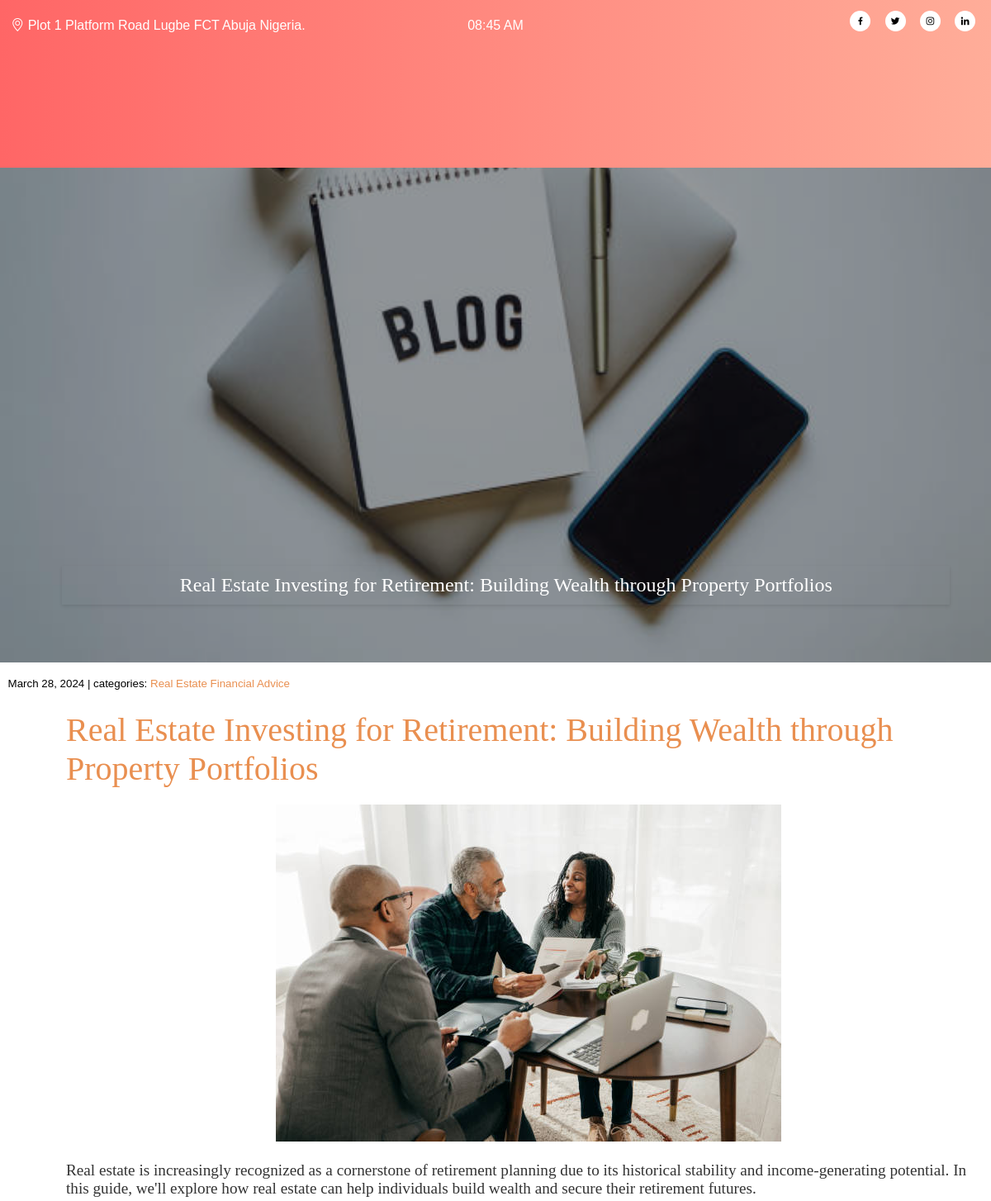
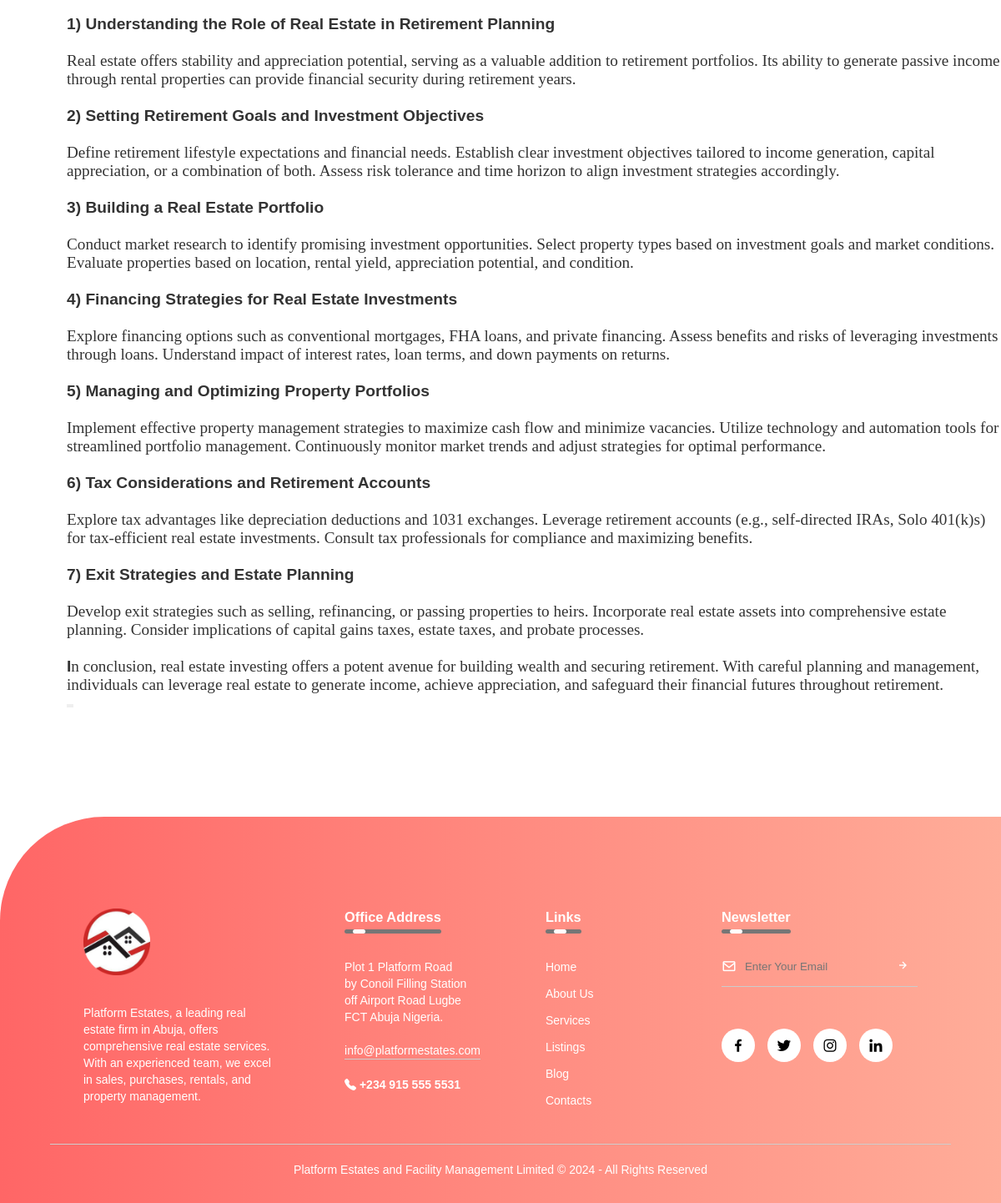
/post/5/, run on the app's committed database (2 pictures, top to bottom).
### estates/models.py (models this page shows, shortened)
class Post(models.Model):
    title = models.CharField(max_length = 300)
    body = models.TextField()
    image = models.ImageField(upload_to = 'media/', null = True, blank = True)
    image_1 = models.ImageField(upload_to='media/', null = True, blank = True)
    date_created = models.DateTimeField(auto_now_add = True)
    categories = models.ManyToManyField('Category', related_name = 'posts')

class Category(models.Model):
    name = models.CharField(max_length = 50)
    class Meta:
        verbose_name_plural = 'Categories'

### estates/views.py (the view, shortened to what this page needs)
# urls.py: path('post/<int:pk>/', views.blog_detail, name = 'blog_detail'),
def blog_detail(request, pk):
    current_datetime = datetime.now()
    post = Post.objects.get(pk=pk)
    newsletter = NewsletterForm()
    form = CommentForm()
    comments = Comment.objects.filter(post=post)
    context = {
            'post': post,
            'comments': comments,
            'date': current_datetime,
            'newsletter': newsletter,
            }
    return render(request, 'pages/blog_detail.html', context)

### estates/forms.py
class NewsletterForm(forms.ModelForm):
    class Meta:
        model = Newsletter
        fields = ['email']

### estates/templates/pages/blog_detail.html (shortened to what this page needs)
{% load static %}
<!DOCTYPE html>
<html>
    <head>
        <link rel = 'stylesheet' href='https://unpkg.com/boxicons@2.1.4/css/boxicons.min.css'>
        <link rel = 'stylesheet' href='https://cdn.jsdelivr.net/npm/bootstrap-icons@1.11.3/font/bootstrap-icons.min.css'>
        <link rel = 'stylesheet' href ='{% static 'head_foot.css' %}'>
        <link rel = 'stylesheet' href  ='{% static 'blog.css' %}'>
    </head>
    <body>
        <div class = 'container'>
            <div class = 'pre_head'>
                <p> <span class = 'address'> <i class="bi bi-geo-alt"></i> Plot 1 Platform Road Lugbe FCT Abuja Nigeria.</span>
                    <span class = 'date'> {{ date|date:'H:i A' }} </span>
                    <span class = 'profile_links'>
                    <a href = 'https://www.facebook.com/profile.php?id=100089944118473'><i class='bx bxl-facebook'></i></a>
		            <a href = 'https://twitter.com/Platformestate3'><i class='bx bxl-twitter'></i></a>
		            <a href = 'https://www.instagram.com/platformestate/'><i class='bx bxl-instagram'></i></a>
		            <a href = 'https://ng.linkedin.com/in/platform-estates-bb3751263'><i class='bx bxl-linkedin'></i></a>
                    </span>
                </p>
            </div>
    <header>
	    <div class="logo">
            <a href='/'><img src="{% static 'platform_logo (2).png' %}" alt="Platform Logo" class = 'logo'></a>
        </div>
	    <nav>
		    <ul>
			    <li><a href = '/' class = 'active'> Home </a></li>
			    <li><a href = '{% url 'about_us' %}'> About Us </a></li>
			    <li><a href = '{% url 'services' %}'> Services </a></li>
			    <li><a href = '{% url 'listings' %}'> Listings </a></li>
			    <li><a href = '{% url 'blog' %}'> Blog </a></li>
			    <li><a href = '{% url 'contact' %}'> Contacts </a></li>
		    </ul>
	    </nav>
        <div class = 'quote'><p> {{ post.title }} </p></div>
    </header>
        <div class = 'small'><small>
            {{ post.date_created.date }} | categories:
            {% for category in post.categories.all %}
                <a href = '{% url 'blog_category' category.name %}'> {{ category.name }} </a>
            {% endfor %}
        </small></div>
        <div class = 'blog_content'>
            <h3> {{ post.title }} </h3>
            <div class = 'image'>
                <div class = 'img'>
                    {% if post.image %}
                        <img src="{{post.image.url}}" alt="{{ post.title }}"/>
                    {% endif %}
                </div>
            </div>
            <p> {{post.body | safe }} </p>
        </div>
    <footer>
        <div class = 'row'>
            <div class = 'col'>
                <img src = '{% static 'platform_logo.PNG' %}' alt = 'Logo' class = 'logo'>
                <p> Platform Estates, a leading real estate firm in Abuja, offers comprehensive real estate services. With an experienced team, we excel in sales, purchases, rentals, and property management.</p>
            </div>
            <div class = 'col'>
                <h3> Office Address <div class = 'underline'><span></span></div></h3>
                <p> Plot 1 Platform Road </p>
                <p> by Conoil Filling Station off Airport Road Lugbe  </p>
                <p> FCT Abuja Nigeria. </p>
                <p class = 'email_id'> info@platformestates.com </p>
                <h4><i class = "bi bi-telephone-fill"></i> +234 915 555 5531 </h4>
            </div>
            <div class = 'col'>
                <h3> Links <div class = 'underline'><span></span></div></h3>
                <ul>
                   <li><a href = '/'> Home </a></li>
                   <li><a href = '{% url 'about_us' %}'> About Us </a></li>
                   <li><a href = '{% url 'services' %}'> Services </a></li>
                   <li><a href = '{% url 'listings' %}'> Listings </a></li>
                   <li><a href = '{% url 'blog' %}'> Blog </a></li>
                   <li><a href = '{% url 'contact' %}'> Contacts </a></li>
                </ul>
            </div>
            <div class = 'col'>
                <h3> Newsletter <div class = 'underline'><span></span></div></h3>
                <form action="" method="post">
                    <i class='bx bx-envelope'></i>
                    <input type='email' name='email' maxlength='254' required id='id_email' placeholder = 'Enter Your Email'>
                    <button type = 'submit'> <i class='bx bx-right-arrow-alt'></i> </button>
                </form>
                <div class = 'social_icons'>
                    <a href = 'https://www.facebook.com/profile.php?id=100089944118473'><i class='bx bxl-facebook'></i></a>
                    <a href = 'https://twitter.com/Platformestate3'><i class='bx bxl-twitter'></i></a>
                    <a href = 'https://www.instagram.com/platformestate/'><i class='bx bxl-instagram'></i></a>
                    <a href = 'https://ng.linkedin.com/in/platform-estates-bb3751263'><i class='bx bxl-linkedin'></i></a>
                 </div>
            </div>
        </div>
        <hr/>
            <p class = 'copyright'> Platform Estates and Facility Management Limited &copy; {{ date|date:'Y' }} - All Rights Reserved </p>
    </footer>
    </body>
</html>

### estates/static/head_foot.css (style rules this page uses)
* { margin: 0; padding: 0; box-sizing: border-box; font-family: 'poppins', sans-serif; }
.pre_head { position: absolute; top: 0; left: 0; height: 7%; width: 100%; z-index: 2; background: linear-gradient(to right,#ff6666, #ffad99); color: #fff; font-size: 1em; font-family: 'Montserrat', sans-serif; }
.pre_head p { padding-top: 1.1%; text-align: center; position: relative; }
.pre_head .address { position: absolute; left: 0; padding-left: 0.5%; padding-top: 0.7%; transform: translateX(2%) }
.pre_head .date { display: inline-block; padding-top: 0.7%; }
.pre_head .profile_links { position: absolute; right: 0; padding-right: 0.5%; }
.profile_links i { width: 25px; height: 25px; border-radius: 50%; text-align: center; line-height: 25px; font-size: .8em; color: #000; background: #fff; margin-right: 1em; cursor: pointer; }
header { height: 100vh; position: relative; width: 100%; }
header::before { content: ''; position: absolute; top: 0; left: 0; width: 100%; height: 100vh; background-color: rgba(0, 0, 0, 0.4); }
header .logo { width: 40%; max-width: 50%; position: absolute; top: 2.8em; left: 2%; height: auto; cursor: pointer; }
nav { background: transparent; width: 100%; position: absolute; top: 12%; }
nav ul li { display: inline-block; line-height: 5em; margin: 0 0.3em; }
nav ul { float: right; margin-right: 3.3em; }
nav ul li a { color: #fff; text-decoration: none; font-weight: bold; font-size: 1.25em; padding: 0.6em 1em; border: 3px solid transparent; transition: .2s; cursor: pointer; }
nav ul li a:hover, nav ul li a.active { border-bottom-color: #FFAD99; }
header .quote { position: absolute; bottom: 4.4em; right: 3.1em; padding: 0.6em; background: transparent; box-shadow: 0 0.125em 0.25em rgba(0, 0, 0, 0.1); color: #fff; text-align: center; }
header .quote p { font-size: 2vw; font-family: 'Tangerine', serif; width: 44em; }
footer { width: 100%; position: static; bottom: 0; background: linear-gradient(to right,#ff6666, #ffad99); color: #fff; padding: 100px 0 30px; border-top-left-radius: 125px; font-size: 14px; line-height: 20px; margin-top: 1.5em; }
footer .row { width: 85%; margin: auto; display: flex; flex-wrap: wrap; align-items: flex-start; justify-content: space-between; }
footer .logo { width: 80px; margin-bottom: 30px; }
footer .col { flex-basis: 25%; padding: 10px; }
footer .col:nth-child(2), footer .col:nth-child(3) { flex-basis: 15%; }
.col h3 { width: fit-content; margin-bottom: 40px; position: relative; }
.col .email_id { width: fit-content; border-bottom: 1px solid #ccc; margin: 20px 0; }
footer ul li { list-style: none; margin-bottom: 12px; }
footer ul a { text-decoration: none; color: #fff; cursor: pointer; }
footer form { padding-bottom: 15px; display: flex; align-items: center; justify-content: space-between; border-bottom: 1px solid #ccc; margin-bottom: 50px; }
footer form i { font-size: 18px; margin-right: 10px; }
footer form input { width: 100%; background: transparent; color: #ccc; border: 0; outline: none; }
footer form button { background: transparent; border: 0; outline: none; cursor: pointer; }
footer form button .bx-right-arrow-alt { font-size: 16px; color: #fff; }
footer .social_icons { display: flex; }
footer .social_icons i { width: 40px; height: 40px; border-radius: 50%; text-align: center; line-height: 40px; font-size: 20px; color: #000; background: #fff; margin-right: 15px; cursor: pointer; }
footer hr { width: 90%; border: 0; border-bottom: 1px solid #ccc; margin: 20px auto; }
footer .copyright { text-align: center; }
footer .underline { width: 100%; height: 5px; background: #767676; border-radius: 3px; position: absolute; top: 25px; left: 0; overflow: hidden; }
footer .underline span { width: 15px; height: 100%; background: #fff; border-radius: 3px; position: absolute; top: 0; left: 10px; animation: moving 2s linear infinite; }

### data on the page
Post: title "Real Estate Investing for Retirement: Building Wealth through Property Portfolios", date_created "March 28, 2024", image (picture), body "Real estate is increasingly recognized as a cornerstone of retirement planning due to its historical stability and income-generating potential. In this guide, we'll explore how real estate can help individuals build wealth and secure their retirement futures. 1) Understanding the Role of Real Estate in Retirement Planning Real estate offers stability and appreciation potential, serving as a valuable addition to retirement portfolios. Its ability to generate passive income through rental properties can provide financial security during retirement years. 2) Setting Retirement Goals and Investment Objectives Define retirement lifestyle expectations and financial needs. Establish clear…"
Category: name "Real Estate"
Category: name "Financial Advice"

### other printed values
{{ date|date:'H:i A' }} "08:45 AM"
{{ date|date:'Y' }} "2024"
